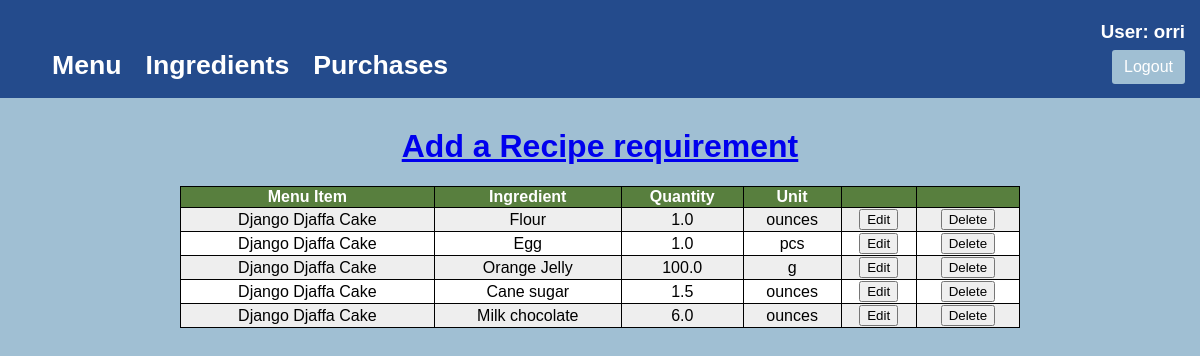
The page /recipe/ (signed in) on the database its author committed.
### inventory/models.py (models this page shows, shortened)
class RecipeRequirement(models.Model):
    menu_item = models.ForeignKey(MenuItem, verbose_name="Menu Item", on_delete=models.CASCADE)
    ingredient = models.ForeignKey(Ingredient, verbose_name="Ingredient", on_delete=models.CASCADE)
    quantity = models.FloatField(default=0, verbose_name="Quantity")

class MenuItem(models.Model):
    appetizer = "APET"
    maincourse = "MAIN"
    dessert = "DSRT"
    side = "SIDE"
    drink = "DRNK"
    ITEM_CHOICES = [
        (appetizer, "Appetizer"),
        (maincourse, "Main Course"),
        (dessert, "Dessert"),
        (side, "Side"),
        (drink, "Drink"),
    ]
    menuitemName = models.CharField(max_length=50,verbose_name="Menu Item")
    menuitemPrice = models.FloatField(default=20.0, verbose_name="Price")
    menuitemCategory = models.CharField(max_length=4, choices=ITEM_CHOICES,default=drink)

class Ingredient(models.Model):
    ingredientName = models.CharField(max_length=50, verbose_name="Ingredient")
    ingredientStock = models.IntegerField(default=0, verbose_name="Amount in stock")
    ingredientUnit = models.CharField(max_length=10, default="?", verbose_name="Unit")
    ingredientPrice = models.FloatField(default=0, verbose_name="Price")

### inventory/views.py (the view)
# urls.py: path("recipe/", views.recipe, name="recipe"),
@login_required
def recipe(request):
    recreqs = RecipeRequirement.objects.all()
    context = {"recreq" : recreqs}
    return render(request, "inventory/recipe.html", context)

### inventory/templates/inventory/recipe.html (shortened to what this page needs)
{% extends 'inventory/base.html' %}
{% block content %}
<h1><a href="{% url 'recipecreate' %}">Add a Recipe requirement</a></h1>
<div>
  <table>
    <tr>
      <th>Menu Item</th>
      <th>Ingredient</th>
      <th>Quantity</th>
      <th>Unit</th>
      <th> </th>
      <th> </th>
    </tr>
    {% for item in recreq|dictsort:'menu_item.menuitemName' %}
    <tr>
      <td>{{ item.menu_item.menuitemName }}</td>
      <td>{{ item.ingredient.ingredientName }}</td>
      <td>{{ item.quantity }}</td>
      <td>{{ item.ingredient.ingredientUnit }}</td>
      <td><a href="{% url 'recipeupdate' item.id %}"><button>Edit</button></a></td>
      <td><a href="{% url 'recipedelete' item.id %}"><button>Delete</button></a></td>
    </tr>
    {% endfor %}
  </table>
</div>
{% endblock %}

### inventory/templates/inventory/base.html (shortened to what this page needs)
{% load static %}
<!DOCTYPE html>
<html>
    <head>
        <link rel="stylesheet" href="{% static 'inventory/base_style.css' %}"/>
    </head>
    <body>
        <header class="page-header" >
            {% if user.is_authenticated %}
                <h3 class="user-name">User: {{ user.username }}</h3>
            {% endif %}
            <div class="container">
                <h1><a href="{% url 'menu' %}" class="nav-link1">Menu</a></h1>
                <h1><a href="{% url 'ingr' %}" class="nav-link2">Ingredients</a></h1>
                <h1><a href="{% url 'purch' %}" class="nav-link4">Purchases</a></h1>
                {% if user.is_authenticated %}
                    <a class="logout-button" href="{% url 'logout' %}">Logout</a>
                {% else %}
                    <a class="logout-button" href="{% url 'login' %}">Login</a>
                {% endif %}
            </div>
        </header>
        {% block content%}
        {% endblock %}
    </body>
</html>

### inventory/static/inventory/base_style.css (style rules this page uses)
html { font-family: Arial, Helvetica, sans-serif; text-align: center; }
body, html { padding: 0; margin: 0; background-color: #a0bfd3; }
h1 { color: black; }
h3 { color: white; }
.page-header { background-color: #244b8c; margin-top: 0; margin-bottom: 30px; padding: 20px 20px 60px 40px; }
.page-header h1, .page-header h1 a, .page-header h1 a:visited, .page-header h1 a:active { color: #ffffff; font-size: 20pt; text-decoration: none; }
.container a { float:left; padding: 12px; }
table, th, td { border: 1px solid black; }
table { border-collapse: collapse; width: 70%; margin-left: auto; margin-right: auto; }
th { background-color: #587F3E; color: white; }
tr:nth-child(even) { background-color: #eee; }
tr:nth-child(odd) { background-color: #fff; }
.logout-button { color: white; background-color: #a0bfd3; border-radius: 3px; text-decoration: none; position: absolute; top: 50px; right: 15px; height: 10px; display: flex; justify-content: center; align-items: center; }
.user-name { position: absolute; top: 2px; right: 15px; }

### rows shown on the page
RecipeRequirement: menu_item.menuitemName "Django Djaffa Cake", ingredient.ingredientName "Flour", quantity "1.0", ingredient.ingredientUnit "ounces"
RecipeRequirement: menu_item.menuitemName "Django Djaffa Cake", ingredient.ingredientName "Egg", quantity "1.0", ingredient.ingredientUnit "pcs"
RecipeRequirement: menu_item.menuitemName "Django Djaffa Cake", ingredient.ingredientName "Orange Jelly", quantity "100.0", ingredient.ingredientUnit "g"
RecipeRequirement: menu_item.menuitemName "Django Djaffa Cake", ingredient.ingredientName "Cane sugar", quantity "1.5", ingredient.ingredientUnit "ounces"
RecipeRequirement: menu_item.menuitemName "Django Djaffa Cake", ingredient.ingredientName "Milk chocolate", quantity "6.0", ingredient.ingredientUnit "ounces"

### other values the page prints
{{ user.username }} "orri"
